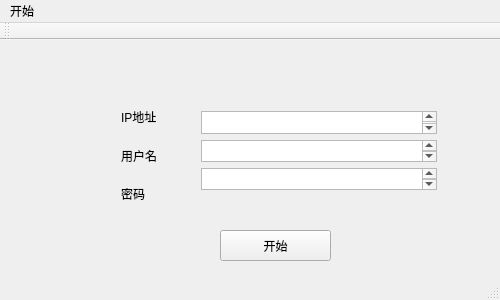
<?xml version="1.0" encoding="UTF-8"?>
<ui version="4.0">
 <class>MainWindow</class>
 <widget class="QMainWindow" name="MainWindow">
  <property name="geometry">
   <rect>
    <x>0</x>
    <y>0</y>
    <width>500</width>
    <height>300</height>
   </rect>
  </property>
  <property name="windowTitle">
   <string>MainWindow</string>
  </property>
  <widget class="QWidget" name="centralWidget">
   <widget class="QLabel" name="label_4">
    <property name="geometry">
     <rect>
      <x>90</x>
      <y>20</y>
      <width>331</width>
      <height>21</height>
     </rect>
    </property>
    <property name="text">
     <string/>
    </property>
   </widget>
   <widget class="QPushButton" name="pushButton">
    <property name="geometry">
     <rect>
      <x>220</x>
      <y>190</y>
      <width>111</width>
      <height>31</height>
     </rect>
    </property>
    <property name="text">
     <string>开始</string>
    </property>
   </widget>
   <widget class="QWidget" name="">
    <property name="geometry">
     <rect>
      <x>110</x>
      <y>50</y>
      <width>81</width>
      <height>131</height>
     </rect>
    </property>
    <layout class="QVBoxLayout" name="verticalLayout">
     <item>
      <widget class="QLabel" name="label">
       <property name="text">
        <string>IP地址</string>
       </property>
      </widget>
     </item>
     <item>
      <widget class="QLabel" name="label_2">
       <property name="text">
        <string>用户名</string>
       </property>
      </widget>
     </item>
     <item>
      <widget class="QLabel" name="label_3">
       <property name="text">
        <string>密码</string>
       </property>
      </widget>
     </item>
    </layout>
   </widget>
   <widget class="QWidget" name="">
    <property name="geometry">
     <rect>
      <x>190</x>
      <y>60</y>
      <width>258</width>
      <height>101</height>
     </rect>
    </property>
    <layout class="QVBoxLayout" name="verticalLayout_2">
     <item>
      <widget class="QTextEdit" name="textEdit"/>
     </item>
     <item>
      <widget class="QTextEdit" name="textEdit_2"/>
     </item>
     <item>
      <widget class="QTextEdit" name="textEdit_3"/>
     </item>
    </layout>
   </widget>
   <zorder>label</zorder>
   <zorder>label_2</zorder>
   <zorder>label_3</zorder>
   <zorder>label_4</zorder>
   <zorder>textEdit</zorder>
   <zorder>textEdit_2</zorder>
   <zorder>textEdit_3</zorder>
   <zorder>textEdit</zorder>
   <zorder>textEdit_2</zorder>
   <zorder>textEdit_3</zorder>
   <zorder>pushButton</zorder>
  </widget>
  <widget class="QMenuBar" name="menuBar">
   <property name="geometry">
    <rect>
     <x>0</x>
     <y>0</y>
     <width>500</width>
     <height>23</height>
    </rect>
   </property>
   <widget class="QMenu" name="menu">
    <property name="title">
     <string>开始</string>
    </property>
    <addaction name="action"/>
   </widget>
   <addaction name="menu"/>
  </widget>
  <widget class="QToolBar" name="mainToolBar">
   <attribute name="toolBarArea">
    <enum>TopToolBarArea</enum>
   </attribute>
   <attribute name="toolBarBreak">
    <bool>false</bool>
   </attribute>
  </widget>
  <widget class="QStatusBar" name="statusBar"/>
  <action name="action">
   <property name="text">
    <string>选择密码文件...</string>
   </property>
  </action>
 </widget>
 <layoutdefault spacing="6" margin="11"/>
 <resources/>
 <connections/>
</ui>
